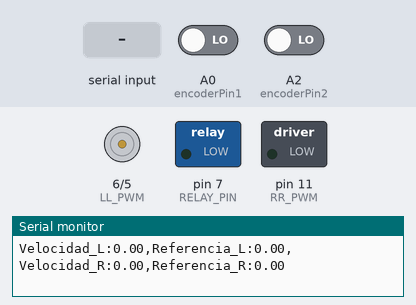
A sketch run on a simulated Arduino Uno, built with avr-gcc and run on an emulated ATmega328P. Shown: motor-driver pin pairs drawn as motors (green arrow = first pin HIGH = forward, orange = second pin HIGH = backward, longer = more drive, scaled by the enable pin), switched loads named in the sketch (green lamp = pin HIGH), the last lines printed to the serial monitor. The inputs (shaded band) are chosen by the test bench; at power-on: A0 (encoderPin1) LOW, A2 (encoderPin2) LOW.

Above: at 1.2 s.
1.3 s: "move,1\n" received over Serial
4.3 s: "on\n" received over Serial
At 6.55 s:
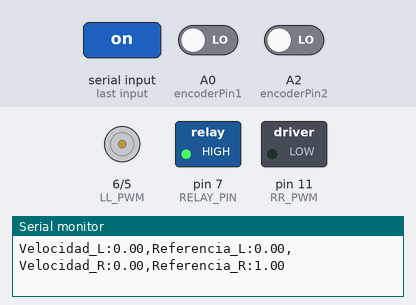
7.3 s: "move,150\n" received over Serial
8.9 s: "stop\n" received over Serial
At 9.9 s:
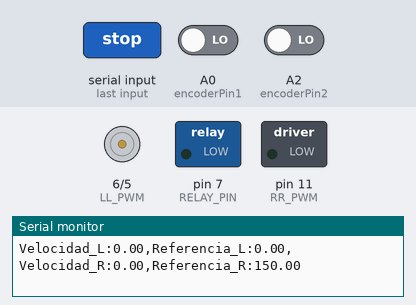
Timing chart, 0 to 11.4 s (numbered marks = the images above; inputs shaded):
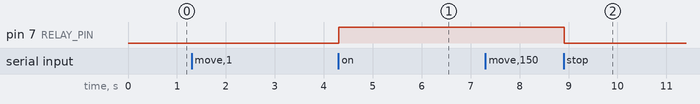

The sketch:

Motor_closed_loop.ino
```cpp
// Pines de motor PWM (ajusta según tu conexión)
const int LL_PWM = 6;
const int LR_PWM = 5;
const int RL_PWM = 10;
const int RR_PWM = 11;

const int RELAY_PIN = 7;  // Pin para el relé

const int encoderPin1 = A0; //Pin encoder Motor L
const int encoderPin2 = A2; //Pin encoder Motor R

//Variables de encoder
int estadoAnterior_encoder1 = LOW;
int estadoAnterior_encoder2 = LOW;
volatile unsigned int contadorPulsos_encoder1 = 0;
volatile unsigned int contadorPulsos_encoder2 = 0;
const int PULSOS_POR_REV = 480;

//Control de lazo cerrado
// Parámetros PID motor L
float Kp1 = 1.0;
float Ki1 = 2.5;
float Kd1 = 0.0;

float error_previo1 = 0;
float integral1 = 0;

// Parámetros PID motor R
float Kp2 = 1.0;
float Ki2 = 2.5;
float Kd2 = 0.0;

float error_previo2 = 0;
float integral2 = 0;

// Variables PID
float velocidad_ref_L = 0;
float velocidad_ref_R = 0;
float velocidad_pala_ref_L = 0;
float velocidad_pala_ref_R = 0;
float output1 = 0;
float output2 = 0;

//Parámetros de Muestreo
unsigned long tiempoAnterior = 0;
const unsigned int intervaloMuestreo = 100; //50ms 20 Hz > 2*5.5 Hz por Nyquist

void setup() {
  // Pines de PWM de motores como salida
  pinMode(LR_PWM, OUTPUT);
  pinMode(LL_PWM, OUTPUT);
  pinMode(RR_PWM, OUTPUT);
  pinMode(RL_PWM, OUTPUT);

  //Pin de relé como salida
  pinMode(RELAY_PIN, OUTPUT);

  //Pin de encoder como entrada
  pinMode(encoderPin1, INPUT);

  // Iniciar comunicación serial
  Serial.begin(9600);

  //Estado inicial del relé
  digitalWrite(RELAY_PIN, LOW);

  //Tiempo de inicio controlador PID
  tiempoAnterior = millis();
}

void loop() {
//Detección de flancos de subida
int estadoActual_encoder1 = digitalRead(encoderPin1);
int estadoActual_encoder2 = digitalRead(encoderPin2);
if (estadoActual_encoder1 == HIGH && estadoAnterior_encoder1 == LOW) {
    contadorPulsos_encoder1++;  // Flanco de subida detectado
  }
if (estadoActual_encoder2 == HIGH && estadoAnterior_encoder2 == LOW) {
    contadorPulsos_encoder2++;  // Flanco de subida detectado
  }
estadoAnterior_encoder1 = estadoActual_encoder1;
estadoAnterior_encoder2 = estadoActual_encoder2;


//Cálculo de velocidad motores (Medición de encoder y estado actual)
unsigned long tiempoActual = millis();
if (tiempoActual - tiempoAnterior >= intervaloMuestreo) {
    float deltaTiempoSegundos = (tiempoActual - tiempoAnterior) / 1000.0;
    float revoluciones_encoder1 = (float)contadorPulsos_encoder1 / PULSOS_POR_REV;
    float velocidadRPS_encoder1 = revoluciones_encoder1 / deltaTiempoSegundos;     // revoluciones por segundo
    float velocidadRPM_encoder1 = velocidadRPS_encoder1 * 60.0;                     // revoluciones por minuto

    float revoluciones_encoder2 = (float)contadorPulsos_encoder2 / PULSOS_POR_REV;
    float velocidadRPS_encoder2 = revoluciones_encoder2 / deltaTiempoSegundos;     // revoluciones por segundo
    float velocidadRPM_encoder2 = velocidadRPS_encoder2 * 60.0;                     // revoluciones por minuto

    Serial.print("Velocidad_L:");
    Serial.print(velocidadRPM_encoder2);
    Serial.print(",");
    Serial.print("Referencia_L:");
    Serial.print(velocidad_ref_L);
    Serial.print(",");
    Serial.print("Velocidad_R:");
    Serial.print(velocidadRPM_encoder1);
    Serial.print(",");
    Serial.print("Referencia_R:");
    Serial.println(velocidad_ref_R);
    //Serial.print(" RPM, ");
    //Serial.print(velocidadRadS);
    //Serial.println(" rad/s");

    //Cálculos PID 1
    float error1 = abs(velocidad_ref_R) - velocidadRPM_encoder1;
    integral1 += error1 * deltaTiempoSegundos;
    float derivada1 = (error1 - error_previo1) / deltaTiempoSegundos;

    //Salida PID 1

    output1 = Kp1 * error1 + Ki1 * integral1 + Kd1 * derivada1;
    output1 = constrain(output1, 0, 100); //Limitar PID a rango de PWM de analogWrite

    //Cálculos PID 2
    float error2 = abs(velocidad_ref_L) - velocidadRPM_encoder2;
    integral2 += error2 * deltaTiempoSegundos;
    float derivada2 = (error2 - error_previo2) / deltaTiempoSegundos;

    //Salida PID 2

    output2 = Kp2 * error2 + Ki2 * integral2 + Kd2 * derivada2;
    output2 = constrain(output2, 0, 100); //Limitar PID a rango de PWM de analogWrite

   //Establecer valores para próximo muestreo
    contadorPulsos_encoder1 = 0;
    contadorPulsos_encoder2 = 0;
    error_previo1 = error1;
    error_previo2 = error2;
    tiempoAnterior = tiempoActual;

  }


  //Establecimiento de velocidad para motores
if(velocidad_ref_L >= 0){
    analogWrite(LR_PWM, output1);
    analogWrite(LL_PWM, 0);
  }
else if(velocidad_ref_L < 0){
    analogWrite(LR_PWM, 0);
    analogWrite(LL_PWM, output1);
  }
if(velocidad_ref_R >= 0){
    analogWrite(RR_PWM, output2);
    analogWrite(RL_PWM, 0);
  }
else if(velocidad_ref_R < 0){
    analogWrite(RR_PWM, 0);
    analogWrite(RL_PWM, output2);
  }

  //Verificar Inputs
verificarComando();
}


// Revisa si se envió "stop" mientras ejecuta ciclos
void verificarComando() {
  // Verificar si hay datos en el puerto serie
  if (Serial.available()) {
    String comando = Serial.readStringUntil('\n');
    comando.trim();  // Elimina espacios en blanco
    if (comando == "on") {
      digitalWrite(RELAY_PIN, HIGH);
      Serial.println("Ready");}
    else if (comando == "stop"){
      digitalWrite(RELAY_PIN, LOW);
      Serial.println("Emergency Stop");
    } else if (comando.indexOf(",") > 0){
      int firstComaIndex = comando.indexOf(",");
      int lastComaIndex = comando.lastIndexOf(",");
      String accion = comando.substring(0, firstComaIndex);
      if (accion == "move") {
        velocidad_ref_L = comando.substring(firstComaIndex + 1, lastComaIndex).toInt();
        velocidad_ref_R = comando.substring(lastComaIndex + 1).toInt();
        velocidad_pala_ref_L = 0;
        velocidad_pala_ref_R = 0;

        Serial.print(velocidad_ref_L);
        Serial.print(",");
        Serial.println(velocidad_ref_R);
      } else if (accion = "shovel"){
        velocidad_ref_L = 0;
        velocidad_ref_R = 0;
        velocidad_pala_ref_L = comando.substring(firstComaIndex + 1, lastComaIndex).toInt();
        velocidad_pala_ref_R = comando.substring(lastComaIndex + 1).toInt();
        }
    }

    //Resetear valores para nueva velocidad
    integral1 = 0;
    integral2 = 0;
    error_previo1 = 0;
    error_previo2 = 0;
    }
  }
```

Measured:
- after the input at 4.3 s, pin 7 (RELAY_PIN): LOW → HIGH at once
- after the input at 8.9 s, pin 7 (RELAY_PIN): HIGH → LOW at once
